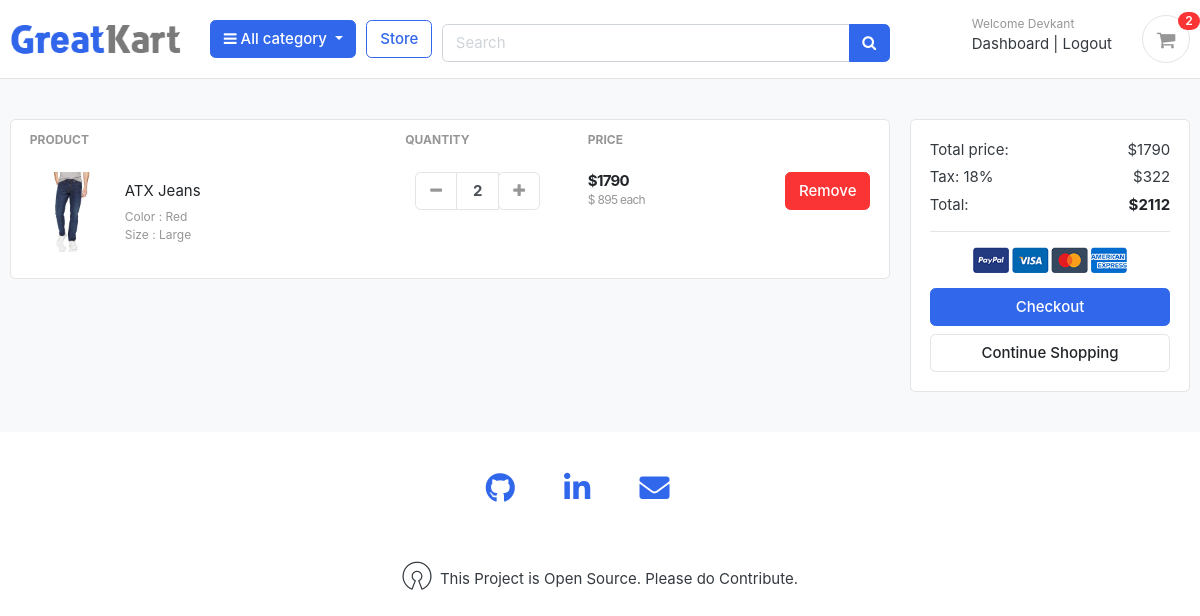
Screenshot of /cart/ (signed in) with the database file from the repository.
### accounts/models.py (models this page shows, shortened)
class Account(AbstractBaseUser):
	first_name = models.CharField(max_length=50)
	last_name = models.CharField(max_length=50)
	username = models.CharField(max_length=50,unique=True)
	email = models.EmailField(max_length=50,unique=True)
	phone_number = models.CharField(max_length=50)
	date_joined = models.DateTimeField(auto_now_add=True)
	last_login = models.DateTimeField(auto_now_add=True)
	is_admin = models.BooleanField(default=False)
	is_staff = models.BooleanField(default=False)
	is_active = models.BooleanField(default=False)
	is_superadmin = models.BooleanField(default=False)
	USERNAME_FIELD = 'email'
	REQUIRED_FIELDS = ['username','first_name','last_name']
	objects = MyAccountManager()

### carts/models.py (models this page shows, shortened)
class CartItem(models.Model):
	user = models.ForeignKey(Account,on_delete = models.CASCADE,null = True)
	product = models.ForeignKey(Product,on_delete = models.CASCADE)
	variations = models.ManyToManyField(Variation,blank = True)
	cart = models.ForeignKey(Cart, on_delete = models.CASCADE,null = True)
	quantity = models.IntegerField()
	is_active = models.BooleanField(default=True)
	def sub_total(self):
		return (self.product.price * self.quantity)

### store/models.py (models this page shows, shortened)
class Product(models.Model):
	product_name = models.CharField(max_length=255,unique=True)
	slug = models.SlugField(max_length=200,unique=True)
	description = models.TextField(max_length=500,blank = True)
	price = models.IntegerField()
	images = models.ImageField(upload_to='photos/products')
	stock = models.IntegerField()
	is_available = models.BooleanField(default=True)
	category = models.ForeignKey(Category, on_delete=models.CASCADE)
	created_date = models.DateTimeField(auto_now_add = True)
	modified_date = models.DateTimeField(auto_now = True)
	def get_url(self):
		return reverse('product_detail',args=[self.category.slug,self.slug])

class Variation(models.Model):
	product = models.ForeignKey(Product,on_delete = models.CASCADE)
	variation_category = models.CharField(max_length=100, choices = variation_category_choice)
	variation_value = models.CharField(max_length = 100)
	is_active = models.BooleanField(default=True)
	created_date = models.DateTimeField(auto_now = True)
	objects = VariationManager()

### carts/views.py (the view)
# urls.py: path('', views.cart,name='cart'),
def cart(request,total=0,quantity = 0,cart_items = None):
	try:
		tax = 0
		grand_total = 0
		if request.user.is_authenticated:
			cart_items = CartItem.objects.filter(user = request.user,is_active = True)
		else:
			cart = Cart.objects.get(cart_id = _cart_id(request))
			cart_items = CartItem.objects.filter(cart = cart,is_active = True)
		for cart_item in cart_items:
			total += cart_item.product.price*cart_item.quantity
			quantity +=cart_item.quantity
		tax = (18*total) /100
		grand_total = total + tax
	except ObjectDoesNotExist:
		pass
	context = {
		'total':total,
		'quantity':quantity,
		'cart_items':cart_items,
		'tax':round(tax),
		'grand_total': round(grand_total),
	}
	return render(request,'store/cart.html',context)

### carts/context_processors.py (called while the page is built)
def counter(request):
	cart_count = 0
	if 'admin' in request.path:
		return {}
	else:
		try:
			cart = Cart.objects.filter(cart_id = _cart_id(request))
			if request.user.is_authenticated:
				cart_items  = CartItem.objects.all().filter(user =request.user)
			else:
				cart_items  = CartItem.objects.all().filter(cart = cart[:1])
			for cart_item in cart_items:
				cart_count += cart_item.quantity
		except Cart.DoesNotExist:
			cart_count = 0
	return dict(cart_count=cart_count)

### carts/views.py (called while the page is built)
def _cart_id(request):
	cart = request.session.session_key
	if not cart:
		cart = request.session.create()
	return cart

### category/context_processors.py (called while the page is built)
def menu_links(request):
	links = Category.objects.all()
	return dict(links=links)

### category/models.py (called while the page is built)
	def get_url(self):
		return reverse('products_by_category',args =[self.slug])

### templates/store/cart.html (shortened to what this page needs)
{% extends "base.html" %}
{% load static %}
{% block content %}
<section class="section-content padding-y bg">
<div class="container">
{% if not cart_items %}
<h2 class="text-center">Your Shopping Cart is Empty</h2>
<br>
<div class="text-center">
	<a href="{% url 'store' %}" class="btn btn-primary">Continue Shopping</a>
</div>
{% else %}
<div class="row">
	<aside class="col-lg-9">
<div class="card">
<table class="table table-borderless table-shopping-cart">
<thead class="text-muted">
<tr class="small text-uppercase">
  <th scope="col">Product</th>
  <th scope="col" width="120">Quantity</th>
  <th scope="col" width="120">Price</th>
  <th scope="col" class="text-right" width="200"> </th>
</tr>
</thead>
<tbody>
{% for cart_item in cart_items %}
<tr>
	<td>
		<figure class="itemside align-items-center">
			<div class="aside"><img src="{{cart_item.product.images.url }}" class="img-sm"></div>
			<figcaption class="info">
				<a href="{{cart_item.product.get_url}}" class="title text-dark">{{cart_item.product.product_name}}</a>
				<p class="text-muted small">
					{% if cart_item.variations.all %}
						{% for item in cart_item.variations.all %}
							{{item.variation_category | capfirst}} : {{item.variation_value | capfirst}} <br>
						{% endfor %}
					{% endif %}
				</p>
			</figcaption>
		</figure>
	</td>
	<td>
		<div class="col">
			<div class="input-group input-spinner">
				<div class="input-group-prepend">
				<a href="{% url 'remove_cart' cart_item.product.id cart_item.id %}" class="btn btn-light" type="button" id="button-minus"> <i class="fa fa-minus"></i> </a>
				</div>
				<input type="text" class="form-control"  value="{{cart_item.quantity}}">
				<div class="input-group-append">
				<form action="{% url 'add_cart' cart_item.product.id %}" method="POST">
					<button class="btn btn-light" type="submit" id="button-plus"> <i class="fa fa-plus"></i></button>
				</form>
				</div>
			</div>
		</div>
	</td>
	<td>
		<div class="price-wrap">
			<var class="price">${{ cart_item.sub_total }}</var>
			<small class="text-muted"> $ {{cart_item.product.price }} each </small>
		</div>
	</td>
	<td class="text-right">
	<a href="{% url 'remove_cart_item' cart_item.product.id cart_item.id %}" class="btn btn-danger"> Remove</a>
	</td>
</tr>
{% endfor %}
</tbody>
</table>
</div>
	</aside>
	<aside class="col-lg-3">
		<div class="card">
		<div class="card-body">
			<dl class="dlist-align">
			  <dt>Total price:</dt>
			  <dd class="text-right">${{total}}</dd>
			</dl>
			<dl class="dlist-align">
			  <dt>Tax: 18%</dt>
			  <dd class="text-right">${{tax}}</dd>
			</dl>
			<dl class="dlist-align">
			  <dt>Total:</dt>
			  <dd class="text-right text-dark "><strong>${{grand_total}}</strong></dd>
			</dl>
			<hr>
			<p class="text-center mb-3">
				<img src="{% static './images/misc/payments.png' %}" height="26">
			</p>
			<a href="{% url 'checkout' %}" class="btn btn-primary btn-block"> Checkout </a>
			<a href="{% url 'store' %}" class="btn btn-light btn-block">Continue Shopping</a>
		</div>
		</div>
</aside>
</div>
{% endif %}
</div>
</section>
{% endblock content %}

### templates/includes/navbar.html (shortened to what this page needs)
{% load static %}
<header class="section-header">
<section class="header-main border-bottom">
	<div class="container">
<div class="row align-items-center">
	<div class="col-lg-2 col-md-3 col-sm-6 text-center">
		<a href="{% url 'home' %}" class="brand-wrap">
			<img class="logo" src="{% static './images/logo.png' %}">
		</a>
	</div>
	<div class="col-lg col-sm col-md col-6 flex-grow-0 text-center">
		<div class="category-wrap dropdown d-inline-block float-right">
			<button type="button" class="btn btn-primary dropdown-toggle" data-toggle="dropdown">
				<i class="fa fa-bars"></i> All category
			</button>
		</div>
	</div>
	<a href="{% url 'store' %}" class="btn btn-outline-primary">Store</a>
	<div class="col-lg col-md-6 col-sm-12 mt-2">
		<form action="{% url 'search' %}" class="search" method="get">
			<div class="input-group w-100">
			    <input type="text" class="form-control" style="width:60%;" placeholder="Search" name = "keyword" >
			    <div class="input-group-append">
			      <button class="btn btn-primary" type="submit">
			        <i class="fa fa-search"></i>
			      </button>
			    </div>
		    </div>
		</form>
	</div>
	<div class="col-lg-3 col-sm-6 col-8 order-2 order-lg-3">
				<div class="d-flex justify-content-end mb-3 mb-lg-0">
				{% if user.id is None %}
					<div class="widget-header">
						<small class="title text-muted">Welcome guest!</small>
						<div>
							<a href="{% url 'login' %}">Sign in</a> <span class="dark-transp"> | </span>
							<a href="{% url 'register' %}"> Register</a>
						</div>
					</div>
				{% else %}
					<div class="widget-header">
						<small class="title text-muted">Welcome {{user.first_name}}</small>
						<div>
							<a href="{% url 'dashboard' %}">Dashboard</a> <span class="dark-transp"> | </span>
							<a href="{% url 'logout' %}"> Logout</a>
						</div>
					</div>
				{% endif %}
					<a href="{% url 'cart' %}" class="widget-header pl-3 ml-3">
						<div class="icon icon-sm rounded-circle border"><i class="fa fa-shopping-cart"></i></div>
						<span class="badge badge-pill badge-danger notify">{{cart_count}}</span>
					</a>
				</div>
			</div>
</div>
	</div>
</section>
</header>

### static/css/ui.css (style rules this page uses)
html { font-family: "Inter", sans-serif; font-size: 15px; }
.price-wrap { letter-spacing: -0.7px; }
.icon-xs, .icon-sm, .icon-md, .icon-lg { display: inline-block; text-align: center; flex-shrink: 0; flex-grow: 0; }
.icon-sm { width: 48px; height: 48px; line-height: 48px !important; font-size: 20px; }
.img-xs, .img-sm, .img-md, .img-lg { -o-object-fit: cover; object-fit: cover; flex-shrink: 0; flex-grow: 0; }
.img-sm { width: 80px; height: 80px; }
.padding-y { padding-top: 40px; padding-bottom: 40px; }
var { font-style: normal; }
figure { margin-bottom: 0; }
.bg { background-color: #f8f9fa; }
p:last-child { margin-bottom: 0; }
.header-main { position: relative; padding-top: 1rem; padding-bottom: 1rem; }
.brand-wrap .logo, .navbar-brand .logo { margin-right: 7px; max-height: 42px; display: inline-block; }
.widget-header { display: inline-block; vertical-align: middle; position: relative; }
.widget-header a { color: #343a40; }
.widget-header i { color: #969696; }
.widget-header .title { display: block; }
.widget-header .notify { position: absolute; top: -3px; right: -10px; }
.btn-light { background-color: #fff; border-color: #e4e4e4; }
.btn-light i { color: #969696; }
.itemside { position: relative; display: flex; width: 100%; }
.itemside .aside { position: relative; flex-shrink: 0; }
.itemside .info { padding-left: 15px; padding-right: 7px; }
.itemside p { margin-bottom: 0; }
.itemside .title { display: block; margin-bottom: 5px; color: #212529; }
[class*=dlist-] { margin-bottom: 5px; }
[class*=dlist-] dd { margin-bottom: 0; }
.dlist-align { display: flex; }
.dlist-align dt { width: 150px; word-wrap: break-word; font-weight: normal; }
.dlist-align dd { flex-grow: 1; }
.notify { position: absolute; top: -4px; right: -10px; display: inline-block; padding: 0.25em 0.6em; font-size: 12px; line-height: 1; text-align: center; border-radius: 3rem; color: #fff; background-color: #fa3434; }
.price { font-weight: 600; color: #212529; }
.input-spinner { width: 125px; flex-wrap: nowrap; display: inline-flex; vertical-align: middle; }
.input-spinner input.form-control { text-align: center; max-width: 46px; font-weight: bold; flex-basis: 46px; border-color: #e4e4e4; flex-grow: 0; }
.input-spinner .btn { width: 42px; text-align: center; padding-left: 0.5rem; padding-right: 0.5rem; }
.table-shopping-cart.table td, .table-shopping-cart.table th { padding-left: 1.25rem; padding-right: 1.25rem; }
.table-shopping-cart .price-wrap { line-height: 1.2; }
.table-shopping-cart .price { font-weight: bold; margin-right: 5px; display: block; }

### rows the page displays
Account: first_name "Devkant"
CartItem: product.images (picture), product.product_name "ATX Jeans", quantity "2", sub_total "1790", product.price "895"
Variation: variation_category "Color", variation_value "Red"
Variation: variation_category "Size", variation_value "Large"

### other values shown
{{ cart_count }} "2"
{{ total }} "1790"
{{ tax }} "322"
{{ grand_total }} "2112"
